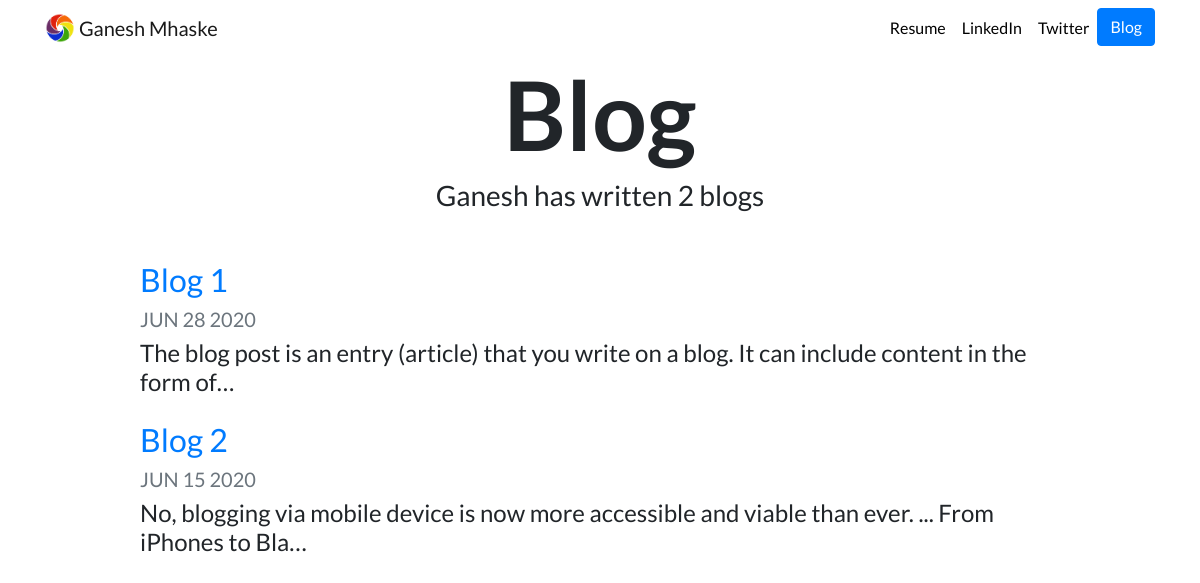
Screenshot of /blog/ with the database file from the repository.
### blog/models.py (models this page shows, shortened)
class Blog(models.Model):
    title = models.CharField(max_length=200)
    description = models.TextField()
    date = models.DateField()

### blog/views.py (the view)
# urls.py: path('',views.all_blogs,name="all_blogs"),
def all_blogs(request):
    blogs = Blog.objects.order_by('-date')
    return render(request, 'blog/all_blogs.html',{'blogs':blogs})

### blog/templates/blog/all_blogs.html
{% extends 'portfolio/base.html'%}
{% load static %}
{% block content %}
<h1 id="blogtitle" class="font-weight-bold text-center">Blog</h1>
<h3 class="text-center mb-5">Ganesh has written {{ blogs.count }} blog{{blogs.count|pluralize}}</h3>
{% for blog in blogs %}
<div class="row justify-content-center my-3">
  <div class="col-md-10">
    <a href="{% url 'blog:details' blog.id %}">
      <h2>{{blog.title}}</h2>
    </a>
    <h5 class="text-muted">{{ blog.date|date:'M d Y'|upper }}</h5>
    <h4>{{ blog.description|striptags|truncatechars:100 }}</h4>
  </div>
</div>
{% endfor %}
{% endblock %}

### portfolio/static/portfolio/custom.css (style rules this page uses)
body { font-family: 'Lato', sans-serif; }
#blogtitle { font-size: 6rem; }

### rows the page displays
Blog: title "Blog 1", date "JUN 28 2020", description "The blog post is an entry (article) that you write on a blog. It can include content in the form of…"
Blog: title "Blog 2", date "JUN 15 2020", description "No, blogging via mobile device is now more accessible and viable than ever. ... From iPhones to Bla…"

### other values shown
{{ blogs.count }} "2"
